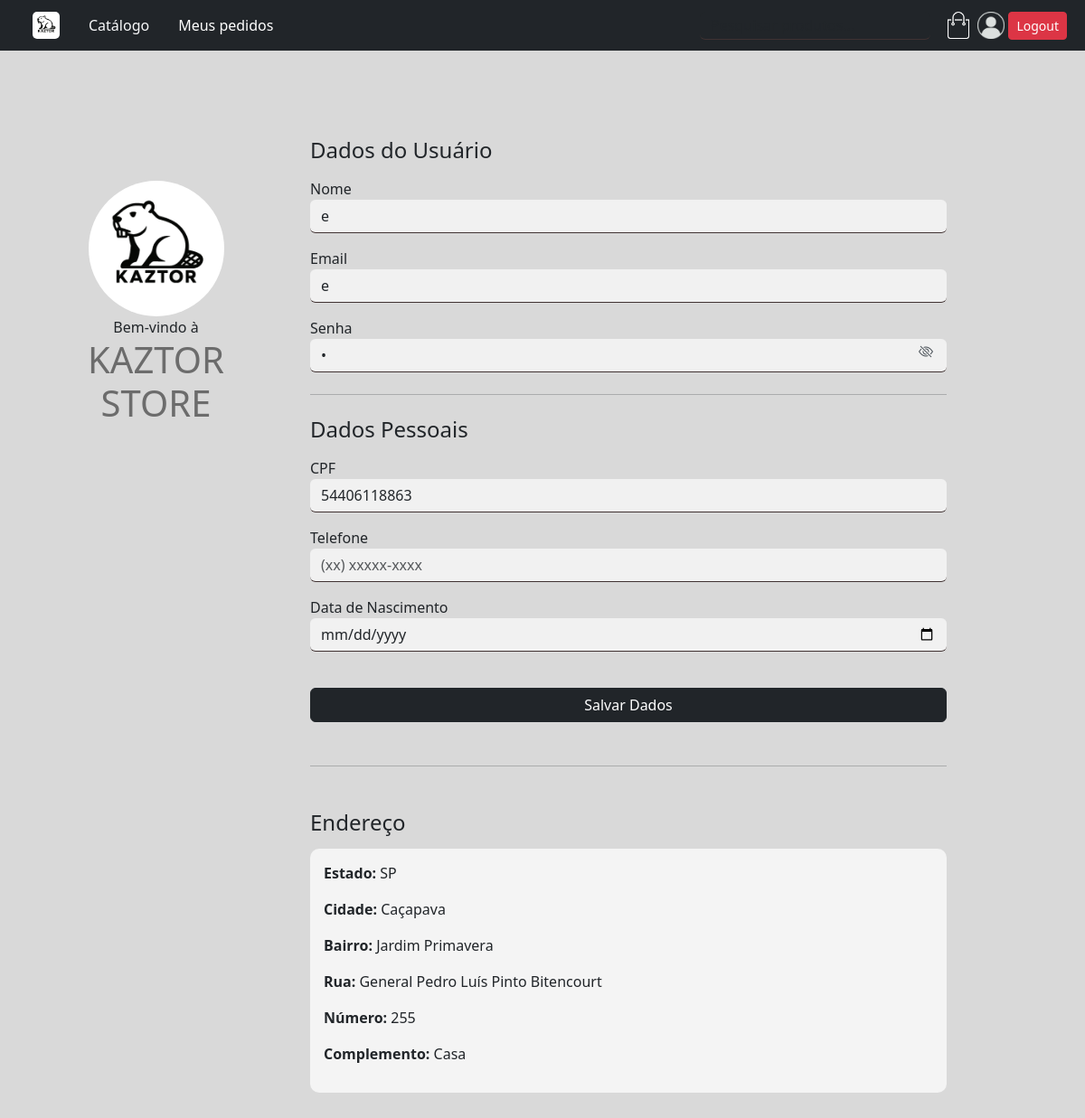
The app's page /dadospessoais.php (signed in) with its own data.
### tables this page shows
CREATE TABLE `logincliente` (
  `LoginClienteID` int(11) NOT NULL,
  `CPFCliente` varchar(11) DEFAULT NULL,
  `nomeCliente` varchar(255) NOT NULL,
  `emailCliente` varchar(256) NOT NULL,
  `senhaCliente` varchar(20) NOT NULL,
  `tipoID` int(11) NOT NULL,
  `ImagemPerfilCliente` varchar(250) DEFAULT NULL,
  `dataNascimentoCliente` date DEFAULT NULL,
  `telefoneCliente` char(11) DEFAULT NULL,
  `enderecoID` int(11) DEFAULT NULL
);

CREATE TABLE `endereco` (
  `EnderecoID` int(11) NOT NULL,
  `estadoEndereco` char(2) NOT NULL,
  `cidadeEndereco` varchar(250) NOT NULL,
  `bairroEndereco` varchar(250) NOT NULL,
  `ruaEndereco` varchar(250) NOT NULL,
  `numeroEndereco` int(11) NOT NULL,
  `complementoEndereco` varchar(250) DEFAULT NULL,
  `loginClienteFK` int(11) NOT NULL
);

### dadospessoais.php (the view, shortened to what this page needs)
<?php
include "PHP/conexao.php";
$iduser = $_SESSION['LoginClienteID'] ?? null;
$sqlUser = "SELECT * FROM logincliente WHERE LoginClienteID = $iduser;";
$resultadoUser = mysqli_query($conn, $sqlUser);
if (mysqli_num_rows($resultadoUser) > 0) {
    $user = mysqli_fetch_assoc($resultadoUser);
    $nomeusuario = $user['nomeCliente'];
    $senhausuario = $user['senhaCliente'];
    $emailusuario = $user['emailCliente'];
    $cpf = $user['CPFCliente']?? '';
    $telefone = $user['telefoneCliente'] ?? '';
    $nascimento = $user['dataNascimentoCliente'] ?? '';
} else {
    die("Usuário não encontrado.");
}
$sqlEnd = "SELECT e.*, lc.*  FROM endereco e INNER JOIN logincliente lc
ON lc.enderecoID = e.EnderecoID
WHERE lc.LoginClienteID = $iduser;";
$resultadoEnd = mysqli_query($conn, $sqlEnd);
$endereco = mysqli_fetch_assoc($resultadoEnd);
?>
<!DOCTYPE html>
<html lang="pt-br">
<head>
    <link href="https://cdn.jsdelivr.net/npm/bootstrap@5.3.7/dist/css/bootstrap.min.css" rel="stylesheet">
    <link rel="stylesheet" href="https://cdn.jsdelivr.net/npm/bootstrap-icons@1.11.3/font/bootstrap-icons.min.css">
    <link rel="stylesheet" href="css/style.css">
</head>
<body>
<?php include "header.php"; ?>
<div class="container rounded mt-5 mb-5">
    <div class="row">
        <div class="col-md-3 border-right">
            <div class="d-flex flex-column align-items-center text-center p-3 py-5">
                <img class="rounded-circle mt-5" width="150px" src="img/kaztor_logo_v2.png">
                <span class="font-weight-bold">Bem-vindo à</span>
                <h1 class="text-black-50">KAZTOR STORE</h1>
            </div>
        </div>
        <div class="col-md-8 border-right">
            <div class="p-3 py-5">
                <form action="PHP/updateCliente.php" method="POST">
                    <h4 class="mb-3">Dados do Usuário</h4>
                    <div class="mb-3">
                        <label class="labels">Nome</label>
                        <input type="text" class="form-control" name="nomeCliente" value="<?= htmlspecialchars($nomeusuario) ?>">
                    </div>
                    <div class="mb-3">
                        <label class="labels">Email</label>
                        <input type="email" class="form-control" name="emailCliente" value="<?= htmlspecialchars($emailusuario) ?>">
                    </div>
                    <div class="mb-3 position-relative">
                        <label class="labels">Senha</label>
                        <input type="password" id="senhaInput" class="form-control pe-5" name="senhaCliente" value="<?= htmlspecialchars($senhausuario) ?>">
                        <i class="bi bi-eye-slash password-toggle-icon" id="togglePassword"></i>
                    </div>
                    <hr class="my-4">
                    <h4 class="mb-3">Dados Pessoais</h4>
                     <div class="mb-3">
                         <label class="labels">CPF</label>
                         <input type="text" class="form-control" name="CPFCliente" id="cpf" value="<?= htmlspecialchars($cpf) ?>" placeholder="000.000.000-00" maxlength="14">
                     </div>
                     <div class="mb-3">
                         <label class="labels">Telefone</label>
                         <input type="text" class="form-control" name="telefoneCliente" id="telefone" value="<?= htmlspecialchars($telefone) ?>" placeholder="(xx) xxxxx-xxxx" maxlength="15">
                     </div>
                     <div class="mb-3">
                         <label class="labels">Data de Nascimento</label>
                         <input type="date" class="form-control" name="dataNascimentoCliente" value="<?= htmlspecialchars($nascimento) ?>">
                     </div>
                    <button class="btn btn-dark w-100 mt-4" type="submit">Salvar Dados</button>
                </form>
                <hr class="my-5">
                <h4>Endereço</h4>
                <?php if ($endereco): ?>
                    <div class="endereco-card">
                        <p><strong>Estado:</strong> <?= htmlspecialchars($endereco['estadoEndereco']) ?></p>
                        <p><strong>Cidade:</strong> <?= htmlspecialchars($endereco['cidadeEndereco']) ?></p>
                        <p><strong>Bairro:</strong> <?= htmlspecialchars($endereco['bairroEndereco']) ?></p>
                        <p><strong>Rua:</strong> <?= htmlspecialchars($endereco['ruaEndereco']) ?></p>
                        <p><strong>Número:</strong> <?= htmlspecialchars($endereco['numeroEndereco']) ?></p>
                        <p><strong>Complemento:</strong> <?= htmlspecialchars($endereco['complementoEndereco']) ?></p>
                    </div>
                <?php else: ?>
                    <button id="btnNovoEndereco" class="btn btn-dark">Cadastrar Endereço</button>
                <?php endif; ?>
            </div>
        </div>
    </div>
</div>
</body>
</html>

### header.php (shortened to what this page needs)
<!DOCTYPE html>
<html lang="en">
<head>
</head>
<body>
    <div>
        <header class="p-2 pl-0 text-bg-dark">
            <div class="container-fluid" style="margin-left: 0; margin-right: 0; width: 100%;">
                <div class="d-flex flex-wrap align-items-center justify-content-center justify-content-lg-start" style="width: 100%;">
                    <a href="/TCCphpJoca/index.php"
                        class="d-flex align-items-center mx-3 mb-2 mb-lg-0 text-white text-decoration-none">
                        <img src="/TCCphpJoca/img/kaztor_logo_v2.png" alt="" height="30px" style="border-radius: 5px" />
                    </a>
                    <ul class='nav col-12 col-lg-auto me-lg-auto mb-2 justify-content-center mb-md-0'>
                        <li><a href='/TCCphpJoca/PHP/listaProdutos.php' class='nav-link px-3 text-light'>Catálogo</a></li>
                         <li><a href='/TCCphpJoca/pedido.php' class='nav-link px-3 text-white'>Meus pedidos</a></li>
                    </ul>
                    <form action="/TCCphpJoca/PHP/listaProdutos.php" method="GET" class="col-12 col-lg-auto mb-3 mb-lg-0 me-lg-3" role="search">
                        <input type="search" name="q" class="form-control form-control-dark text-bg-dark"
                               placeholder="Pesquisar produtos..." aria-label="Search" style="height: 31px;" value="<?= htmlspecialchars($_GET['q'] ?? '') ?>">
                    </form>
                    <div class="text-end pr-0">
                        <a href="/TCCphpJoca/carrinho.php" style='text-decoration:none;'>
                            <img src="/TCCphpJoca/img/carrinho.png" alt="" style="height: 30px; padding-right: 2px; ">
                        </a>
                        <?php
                        if(isset($_SESSION['LoginClienteID'])) {
                            echo
                            "<a href=\"/TCCphpJoca/dadospessoais.php\" style='text-decoration:none;'>
                                <img src=\"/TCCphpJoca/img/iconedeperfil.png\" alt=\"\" height=\"30px\" width=\"30px\">
                            </a>
                            <a href=\"/TCCphpJoca/logout.php\" style='text-decoration:none;'>
                                <button type=\"button\" class=\"btn btn-danger btn-sm\">Logout</button>
                            </a>";
                        }
                        ?>
                    </div>
                </div>
            </div>
        </header>
    </div>
</body>
</html>

### css/style.css (style rules this page uses)
body { background-color: #D9D9D9; }
html, body { height: 100%; }
.form-select,.form-control { background-color: #f1f1f1; }

### dadospessoais.php (style rules this page uses)
.form-control { background: #d2d1d1; border: none; border-bottom: 1px solid #403232; }
.endereco-card { background: #f4f4f4; border-radius: 10px; padding: 15px; margin-top: 15px; }
.password-toggle-icon { position: absolute; top: 50%; right: 15px; transform: translateY(-15%); cursor: pointer; color: #495057; }

### records on screen
logincliente: nomeCliente "e", emailCliente "e", CPFCliente "54406118863", enderecoID.estadoEndereco "SP", enderecoID.cidadeEndereco "Caçapava", enderecoID.bairroEndereco "Jardim Primavera", enderecoID.ruaEndereco "General Pedro Luís Pinto Bitencourt", enderecoID.numeroEndereco "255", enderecoID.complementoEndereco "Casa"
